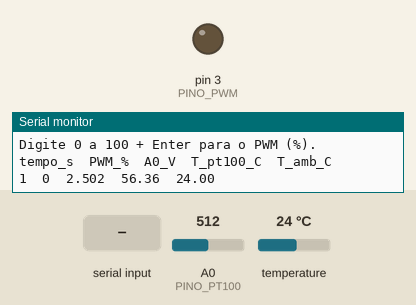
A sketch run on a simulated Arduino Uno, built with avr-gcc and run on an emulated ATmega328P. Parts: output pins drawn as LEDs (lit = HIGH), the last lines printed to the serial monitor. Inputs (shaded band) come from the test bench; at power-on: A0 (PINO_PT100) = 512, temperature 24 °C.

Above: at 1.2 s.
1.3 s: "90,45\n" received over Serial
At 1.8 s:
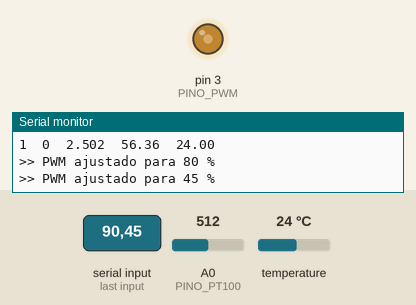
2.8 s: "5\n" received over Serial
At 4.0 s:
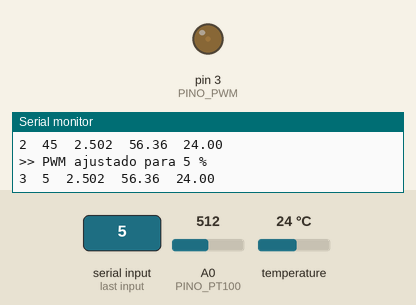
4.3 s: A0 (PINO_PT100) set to 716
At 6.3 s:
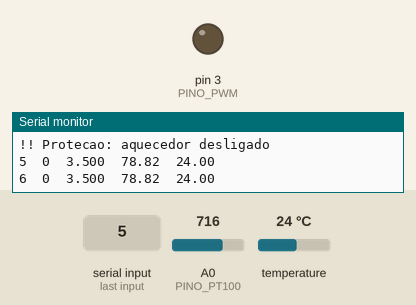
Timing chart, 0 to 7.8 s (numbered marks = the images above; inputs shaded):
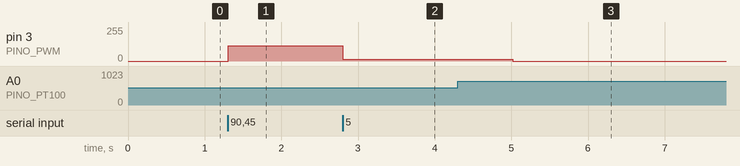

Measured:
- after the input at 1.3 s, pin 3 (PINO_PWM): 0/255 → 114/255 at once
- after the input at 2.8 s, pin 3 (PINO_PWM): 114/255 → 12/255 at once
- after the input at 4.3 s, pin 3 (PINO_PWM): 12/255 → 0/255 after 0.72 s

The sketch:

teste_camara.ino
```cpp
// =====================================================================
// DAS5151 - Câmara térmica | Código de TESTE dos módulos
// ---------------------------------------------------------------------
// - Lê o DS18B20 (temperatura ambiente) no pino D2, sem travar o loop
// - Lê a saída do amplificador com LM324 (Pt100) no A0 e estima a temperatura
// - Controla o PWM do aquecedor no D3 pelo Serial Monitor
//
// Bibliotecas (Ferramentas > Gerenciar Bibliotecas):
//   - OneWire (Paul Stoffregen)
//   - DallasTemperature (Miles Burton)
//
// Serial Monitor: 9600 baud, "Nova linha".
//   Digite um número de 0 a 100 + Enter -> PWM em %
//   (limitado a PWM_MAX_PCT por segurança)
// =====================================================================

#include <OneWire.h>
#include <DallasTemperature.h>

// ---------------- Pinos ----------------
const int PINO_DS18B20 = 2;   // dados do DS18B20 (com pull-up 3,3 kΩ para 5 V)
const int PINO_PWM     = 3;   // D3 -> R1 -> LED do PC817
const int PINO_PT100   = A0;  // saída do LM324, pino 8 (após o filtro RC)

// ---------------- Segurança ----------------
const int   PWM_MAX_PCT   = 80;    // limite de PWM nos testes (%)
const float T_MAX_CAMARA  = 60.0;  // acima disso o aquecedor desliga (°C)
const float V_A0_MAX      = 3.4;   // LM324 saturado em cima (saída máx. ~3,5 V)
const float V_A0_MIN      = 0.15;  // saída presa embaixo: amplificador ou ponte em falha

// ---------------- Conversão do Pt100 ----------------
// Amplificador com LM324 (o INA125P queimou, 2026-11-26), G ≈ 119
// (Rf 2,2k, Rg 1k, Rd1 1k, Rd2 22k): 44,4 mV/°C, 1,110 V a 25 °C. Faixa útil: ~3 a ~76 °C.
// Valores teóricos: ajustar depois com a calibração em 2 pontos.
const float SENS_V_POR_C = 0.0444;
const float V_REF_25C    = 1.110;

OneWire oneWire(PINO_DS18B20);
DallasTemperature ds18b20(&oneWire);

int pwmPct = 0;
unsigned long ultimoPrint = 0;
float tAmbiente = NAN;

void aplicarPWM(int pct) {
  pct = constrain(pct, 0, PWM_MAX_PCT);
  pwmPct = pct;
  analogWrite(PINO_PWM, map(pct, 0, 100, 0, 255));
}

float lerTensaoA0() {
  // média de 16 leituras para reduzir ruído
  long soma = 0;
  for (int i = 0; i < 16; i++) soma += analogRead(PINO_PT100);
  return (soma / 16.0) * 5.0 / 1023.0;
}

void setup() {
  pinMode(PINO_PWM, OUTPUT);
  aplicarPWM(0);                       // começa com o aquecedor desligado
  Serial.begin(9600);

  ds18b20.begin();
  ds18b20.setResolution(12);           // 0,0625 °C
  ds18b20.setWaitForConversion(false); // não trava o loop (750 ms)
  ds18b20.requestTemperatures();

  Serial.println(F("Teste da camara termica"));
  Serial.print(F("DS18B20 encontrados: "));
  Serial.println(ds18b20.getDeviceCount());
  Serial.println(F("Digite 0 a 100 + Enter para o PWM (%)."));
  Serial.println(F("tempo_s\tPWM_%\tA0_V\tT_pt100_C\tT_amb_C"));
}

void loop() {
  // ---- comando de PWM pelo Serial ----
  if (Serial.available()) {
    int valor = Serial.parseInt();
    while (Serial.available()) Serial.read();  // limpa o resto da linha
    aplicarPWM(valor);
    Serial.print(F(">> PWM ajustado para "));
    Serial.print(pwmPct);
    Serial.println(F(" %"));
  }

  // ---- leitura e impressão a cada 1 s ----
  if (millis() - ultimoPrint >= 1000) {
    ultimoPrint = millis();

    // DS18B20: pega o resultado da conversão anterior e dispara a próxima
    float t = ds18b20.getTempCByIndex(0);
    if (t != DEVICE_DISCONNECTED_C) tAmbiente = t;
    ds18b20.requestTemperatures();

    float vA0 = lerTensaoA0();
    float tPt100 = 25.0 + (vA0 - V_REF_25C) / SENS_V_POR_C;

    // proteção: sobretemperatura ou leitura fora da faixa.
    // Saída presa embaixo também desliga: com o INA queimado a leitura ficava
    // perto de 0 V e a proteção por temperatura nunca atuaria.
    if (tPt100 > T_MAX_CAMARA || vA0 > V_A0_MAX || vA0 < V_A0_MIN) {
      if (pwmPct > 0) Serial.println(F("!! Protecao: aquecedor desligado"));
      aplicarPWM(0);
    }

    Serial.print(millis() / 1000);   Serial.print('\t');
    Serial.print(pwmPct);            Serial.print('\t');
    Serial.print(vA0, 3);            Serial.print('\t');
    Serial.print(tPt100, 2);         Serial.print('\t');
    if (isnan(tAmbiente)) Serial.println(F("erro"));
    else                  Serial.println(tAmbiente, 2);
  }
}
```
